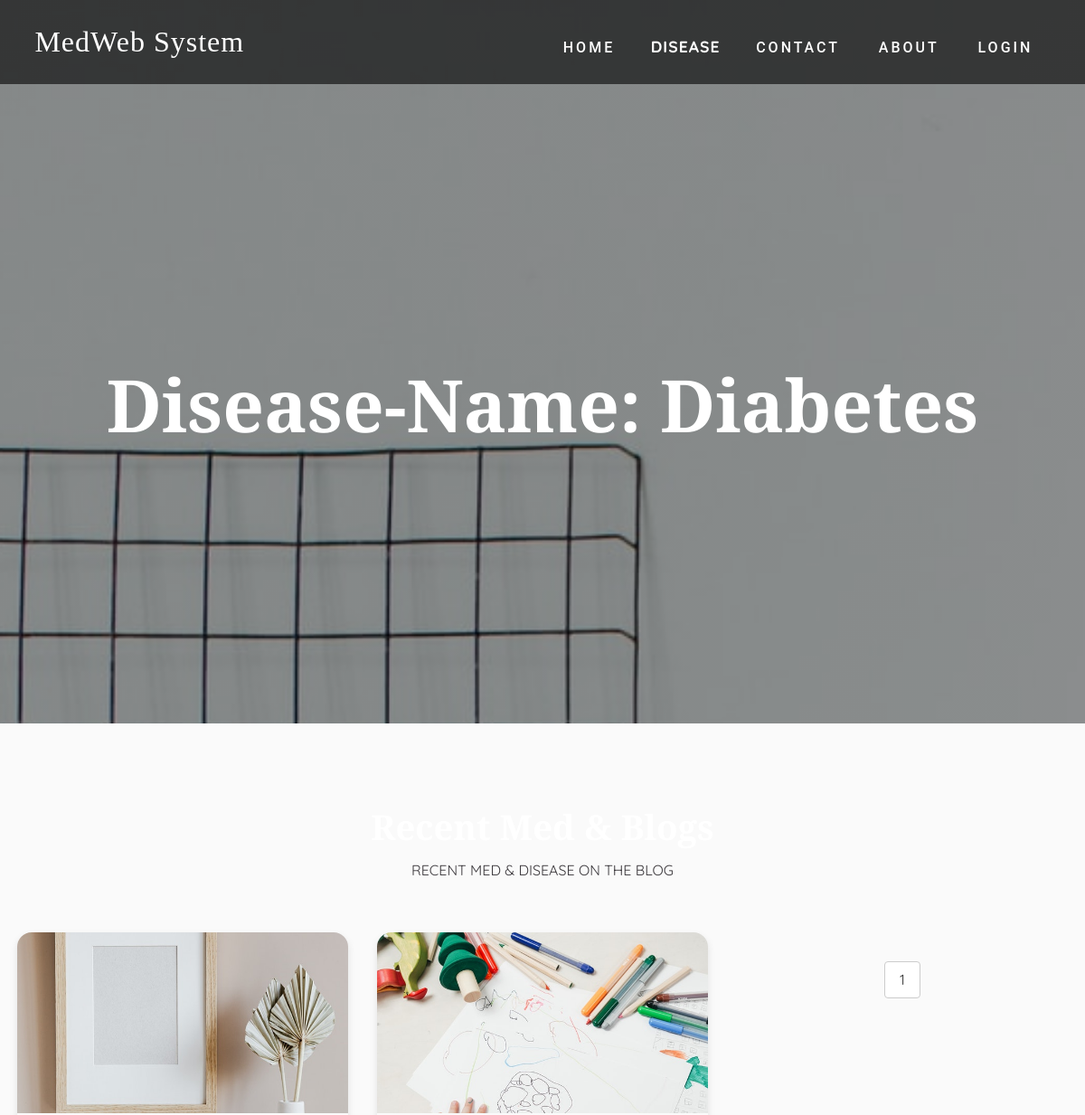
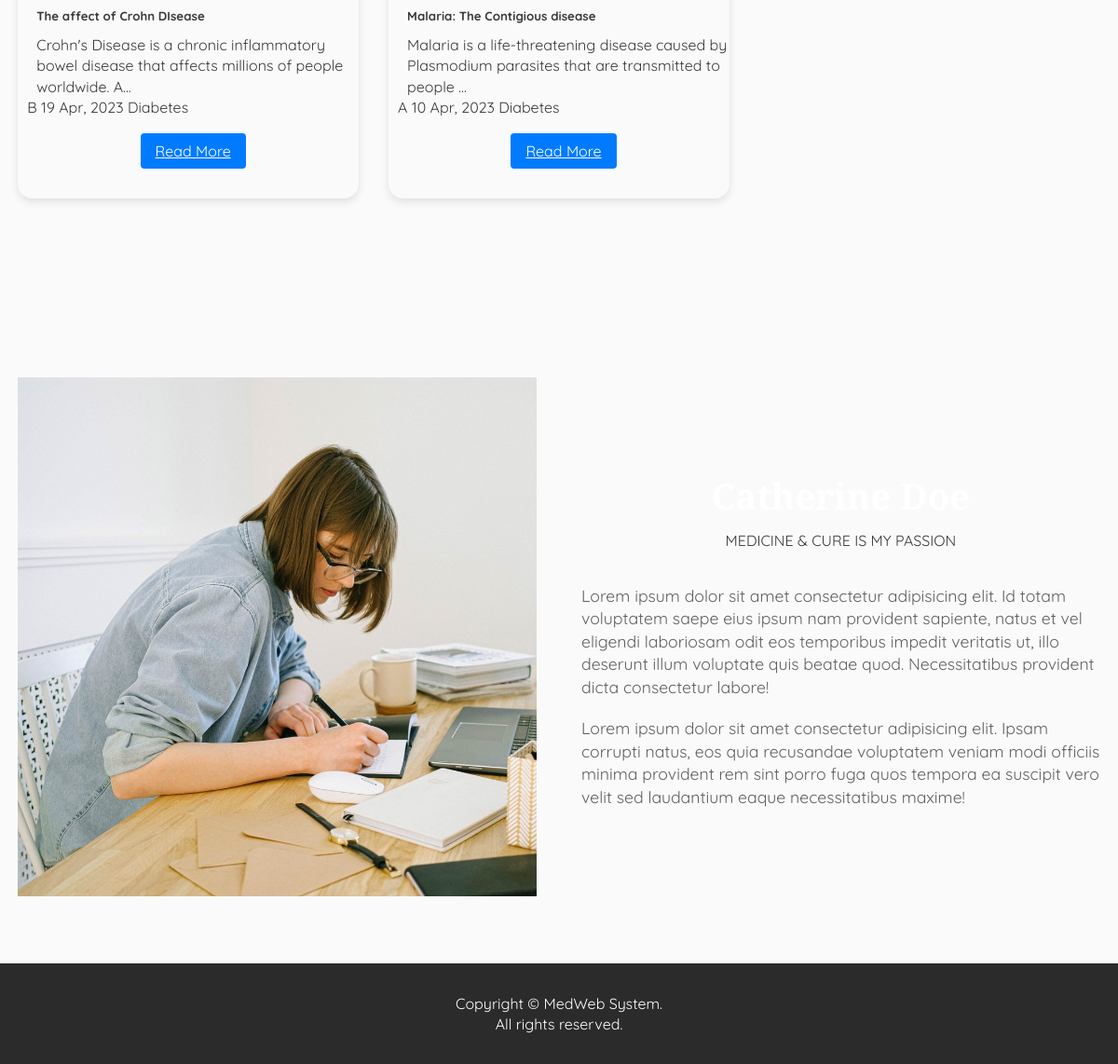
Page /category.php?category_id=32 on the committed database (2 pictures, top to bottom).
### tables this page shows
CREATE TABLE `category` (
  `category_id` int(11) NOT NULL,
  `category_name` varchar(100) NOT NULL,
  `post` int(11) NOT NULL DEFAULT 0,
  `age` int(11) NOT NULL
);

CREATE TABLE `post` (
  `post_id` int(11) NOT NULL,
  `title` varchar(100) NOT NULL,
  `description` text NOT NULL,
  `category` varchar(100) NOT NULL,
  `post_date` varchar(50) NOT NULL,
  `author` int(11) NOT NULL,
  `post_img` varchar(100) NOT NULL
);

CREATE TABLE `user` (
  `user_id` int(10) UNSIGNED NOT NULL,
  `first_name` varchar(30) NOT NULL,
  `last_name` varchar(30) NOT NULL,
  `username` varchar(30) DEFAULT NULL,
  `password` varchar(40) DEFAULT NULL,
  `role` int(11) NOT NULL
);

### category.php (the view, shortened to what this page needs)
<?php include "connect.php";
if (isset($_GET['category_id'])) {
$category_id = $_GET['category_id'];
$category_name = mysqli_fetch_assoc(mysqli_query($conn, "SELECT category_name FROM category WHERE
category_id='$category_id'"))['category_name'];
} else {
header("Location: index.php");
exit();
}
?>
<!DOCTYPE html>
<html>
<head>
    <link rel="stylesheet" href="https://cdnjs.cloudflare.com/ajax/libs/font-awesome/5.15.1/css/all.min.css"
 />
    <link rel="stylesheet" href="style.css">
</head>
<body>
    <header>
        <nav class="navbar">
            <div class="container">
                <a href="index.php" class="navbar-brand">MedWeb System</a>
                <div class="navbar-nav">
                    <a href="index.php">Home</a>
                    <div class="dropdown">
                        <button class="dropbtn active">Disease</button>
                    </div>
                    <a href="contact.php">Contact</a>
                    <a href="about.php">About</a>
                    <a href="login.php">Login</a>
                </div>
            </div>
        </nav>
        <div class="banner">
            <div class="container">
                <h1 class="banner-title">
                  Disease-Name:
                    <?php echo $category_name; ?>
                </h1>
            </div>
        </div>
    </header>
    <section class="design" id="design">
    <div class="container">
      <div class="title">
        <h2>Recent Med &amp; Blogs</h2>
        <p>recent med &amp; disease on the blog</p>
      </div>
      <div class="design-content">
        <?php
        include "connect.php";
        $limit = 5;
        if (isset($_GET['page'])) {
          $page = trim($_GET['page']);
          $page = (int) filter_var($page, FILTER_SANITIZE_NUMBER_INT);
        } else {
          $page = 1;
        }
        $offset = ($page - 1) * $limit;
        $sql = "SELECT post.post_id, post.title, post.description, post.post_date, category.category_name, user.username, post.category, post.post_img
          FROM post
          LEFT JOIN category ON post.category = category.category_id
          LEFT JOIN user ON post.author = user.user_id
          WHERE post.category = {$category_id}
          ORDER BY post.post_id DESC LIMIT {$limit} OFFSET {$offset}";
        $result = mysqli_query($conn, $sql) or die("Query Failed");
        if (mysqli_num_rows($result) > 0) {
          while ($row = mysqli_fetch_assoc($result)) {
            ?>
            <div class="feature-card-container">
              <div class="feature-card">
                <div class="feature-icon-container"
                  style="background-image: url('admin/upload/<?php echo $row['post_img']; ?>');">
                </div>
                <div class="feature-content">
                  <h5 class="feature-title">
                    <?php echo $row['title']; ?>
                  </h5>
                  <p class="feature-description">
                    <?php echo substr($row['description'], 0, 100) . "..."; ?>
                  </p>
                  <div class="feature-meta">
                    <span class="feature-author">
                      <?php echo $row['username']; ?>
                    </span>
                    <span class="feature-date">
                      <?php echo $row['post_date']; ?>
                    </span>
                    <span class="feature-category">
                      <?php echo $row['category_name']; ?>
                    </span>
                  </div>
                  <div class="feature-btn-container">
                    <a href="single.php?id=<?php echo $row['post_id']; ?>
                    " class="feature-btn">Read More</a>
                  </div>
                </div>
              </div>
            </div>
            <?php
          }
        } else {
          echo "No posts found";
        }
        ?>
        <?php $sql1 = "SELECT * FROM post WHERE category={$category_id}";
        $result1 = mysqli_query($conn, $sql1) or die("Query Failed");
        if (mysqli_num_rows($result1) > 0) {
          $total_records = mysqli_num_rows($result1);
          $total_page = ceil($total_records / $limit);
          echo '<ul class="pagination admin-pagination">';
          for ($i = 1; $i <= $total_page; $i++) {
            $active = "";
            echo '<li class="' . $active . '"><a href="index.php?cid='.$category_id.'page=' . $i . '">' . $i . '</a></li>';
          }
          echo '</ul>';
        }
        ?>
      </div>
    </div>
  </section>
  <section class="about" id="about">
    <div class="container">
      <div class="about-content">
        <div>
          <img src="images/about-bg.jpg" alt="">
        </div>
        <div class="about-text">
          <div class="title">
            <h2>Catherine Doe</h2>
            <p>Medicine & Cure is my passion</p>
          </div>
          <p>Lorem ipsum dolor sit amet consectetur adipisicing elit. Id totam voluptatem saepe eius ipsum nam provident
            sapiente, natus et vel eligendi laboriosam odit eos temporibus impedit veritatis ut, illo deserunt illum
            voluptate quis beatae quod. Necessitatibus provident dicta consectetur labore!</p>
          <p>Lorem ipsum dolor sit amet consectetur adipisicing elit. Ipsam corrupti natus, eos quia recusandae
            voluptatem veniam modi officiis minima provident rem sint porro fuga quos tempora ea suscipit vero velit sed
            laudantium eaque necessitatibus maxime!</p>
        </div>
      </div>
    </div>
  </section>
    <footer>
        <div class="container">
            <p>Copyright © MedWeb System.
                <br>All rights reserved.
            </p>
        </div>
    </footer>
</body>
</html>

### style.css (style rules this page uses)
:root { --Playfair: 'Playfair Display', serif; --Quicksand: 'Quicksand', sans-serif; --Roboto: 'Roboto', sans-serif; --dark: #3c393d; --exDark: #2b2b2b; }
* { padding: 0; margin: 0; font-family: var(--Quicksand); }
body { line-height: 1.4; color: var(--dark); }
img { width: 100%; display: block; }
.container { max-width: 1320px; margin: 0 auto; padding: 0 1.2rem; }
header { min-height: 100vh; background: linear-gradient(rgba(0, 0, 0, 0.4), rgba(0, 0, 0, 0.4)), url(images/banner-bg.jpg) center/cover no-repeat fixed; display: flex; flex-direction: column; justify-content: stretch; }
.dropdown { position: relative; display: inline-block; }
.dropbtn { font-family: var(--Quicksand); font-size: 1.1rem; border: none; outline: none; color: white; background-color: transparent; cursor: pointer; padding: 0.5rem 1rem; text-transform: uppercase; font-weight: bold; letter-spacing: 1px; transition: background-color 0.2s ease; }
.navbar { background: rgba(0, 0, 0, 0.6); padding: 1.2rem; }
.navbar-brand { color: #fff; font-size: 2rem; display: block; text-align: center; text-decoration: none; font-family: var(--Playfair); letter-spacing: 1px; }
.navbar-nav { padding: 0.8rem 0 0.2rem 0; text-align: center; }
.navbar-nav a { text-transform: uppercase; font-family: var(--Roboto); letter-spacing: 1px; font-weight: 500; color: #fff; text-decoration: none; display: inline-block; padding: 0.4rem 0.1rem; letter-spacing: 3px; transition: opacity 0.5s ease; }
.banner { flex: 1; display: flex; align-items: center; justify-content: center; text-align: center; color: #fff; }
.banner-title { font-size: 3rem; font-family: var(--Playfair); line-height: 1.2; }
.design { padding: 4.5rem 0; }
.title { text-align: center; padding: 1rem 0; }
.title h2 { font-family: var(--Playfair); font-size: 2.4rem; }
.title p { text-transform: uppercase; padding: 0.6rem 0; }
.design-content { margin: 2rem 0; }
.about { padding: 4.5rem 0; }
.about-text { margin: 2rem 0; }
.about-text > p { font-size: 1.1rem; padding: 0.6rem 0; opacity: 0.8; }
footer { background: var(--exDark); color: #fff; text-align: center; padding: 2rem 0; }
@media screen and (min-width: 540px) { .navbar-nav a { padding-right: 1.2rem; padding-left: 1.2rem; } }
@media screen and (min-width: 540px) { .banner-title { font-size: 5rem; } }
@media screen and (min-width: 768px) { .navbar .container { display: flex; align-items: center; justify-content: space-between; } }
@media screen and (min-width: 768px) { .design-content { display: grid; grid-template-columns: repeat(2, 1fr); gap: 2rem; } }
@media screen and (min-width: 992px) { .about-content { display: grid; grid-template-columns: repeat(2, 1fr); column-gap: 3rem; align-items: center; } }
@media screen and (min-width: 1200px) { .design-content { grid-template-columns: repeat(3, 1fr); } }
body { font-family: Roboto, sans-serif; width: 100%; font-size: 16px; margin: 0; padding: 0; background: #FAFAFA; }
h1, h2 { font-weight: 700; color: #FFF; font-weight: 700; font-size: 4em; margin: 0; padding: 0 20px; }

### category.php (style rules this page uses)
.feature-card { border-radius: 1rem; box-shadow: 0 0.25rem 0.5rem rgba(0, 0, 0, 0.1); overflow: hidden; transition: transform 0.2s ease-in-out; }
.feature-card-container { width: 100%; margin-bottom: 1rem; }
.feature-content { margin-top: 10px; margin-left: 10px; }
.feature-title { margin-top: 10px; margin-left: 10px; }
.feature-description { margin-top: 10px; margin-left: 10px; }
.pagination { display: flex; justify-content: center; list-style: none; margin: 2rem 0; padding: 0; }
.pagination li { display: inline-block; margin: 0 0.5rem; }
.pagination li a { display: inline-block; padding: 0.5rem 1rem; border-radius: 0.25rem; text-decoration: none; color: #333; background-color: #fff; border: 1px solid #ccc; }
.dropdown { position: relative; display: inline-block; }
.feature-icon-container { background-image: url('https://via.placeholder.com/150'); background-repeat: no-repeat; background-size: cover; background-position: center center; height: 200px; }
.feature-btn-container { display: flex; justify-content: center; margin-top: 1rem; margin-bottom: 2rem; }
.feature-btn { display: inline-block; border-radius: 0.25rem; padding: 0.5rem 1rem; color: #fff; background-color: #007bff; transition: background-color 0.2s ease-in-out; }

### rows in the picture
category: category_name "Diabetes"
post: post_img (picture), title "The affect of Crohn DIsease", description "Crohn's Disease is a chronic inflammatory bowel disease that affects millions of people worldwide. A", user.username "B", post_date "19 Apr, 2023", category.category_name "Diabetes"
post: post_img (picture), title "Malaria: The Contigious disease", description "Malaria is a life-threatening disease caused by Plasmodium parasites that are transmitted to people", user.username "A", post_date "10 Apr, 2023", category.category_name "Diabetes"
